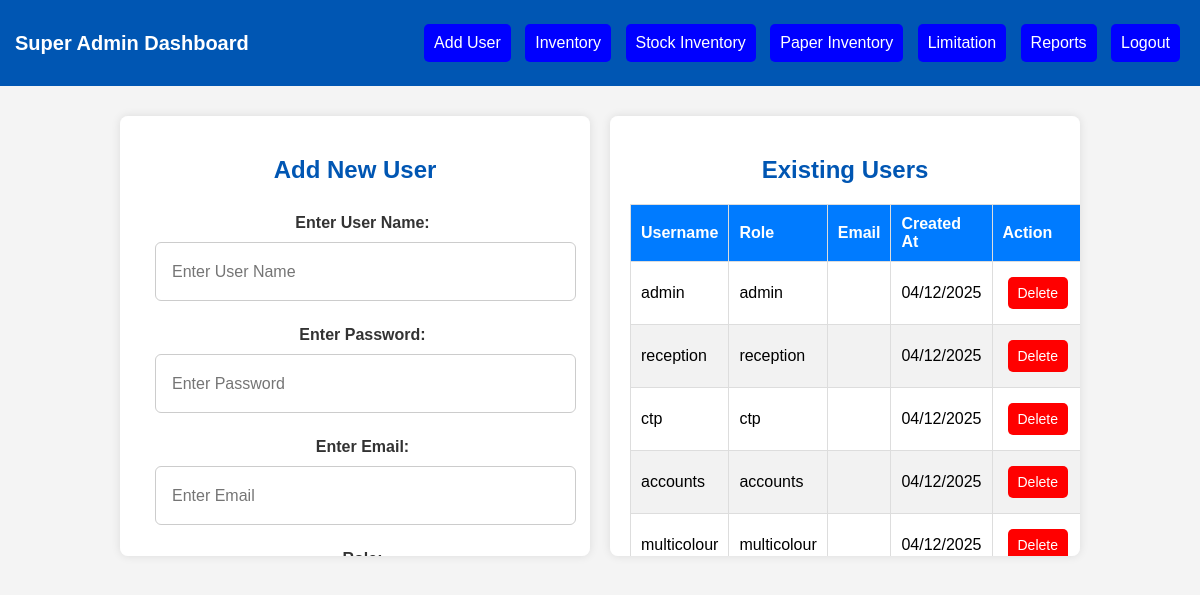
Screenshot of /dashboards/add_user.php with the database file from the repository.
### tables this page shows
CREATE TABLE `users` (
  `id` int NOT NULL,
  `username` varchar(50) NOT NULL,
  `password` varchar(50) NOT NULL,
  `email` varchar(255) DEFAULT NULL,
  `role` enum('admin','super_admin','reception','ctp','accounts','multicolour','delivery','dispatch','digital') NOT NULL,
  `created_at` timestamp NULL DEFAULT CURRENT_TIMESTAMP,
  `updated_at` timestamp NULL DEFAULT CURRENT_TIMESTAMP ON UPDATE CURRENT_TIMESTAMP,
  `active` tinyint(1) DEFAULT '1'
);

### dashboards/add_user.php (the view, shortened to what this page needs)
<?php
include '../database/db_connect.php';
$sql = "SELECT username, role, email, created_at FROM users WHERE role!='super_admin'";
$result = $conn->query($sql);
?>
<!DOCTYPE html>
<html lang="en">
<head>
    <link rel="stylesheet" href="../css/style.css">
</head>
<body>
<div class="navbar">
    <h2 class="brand">Super Admin Dashboard</h2>
    <div class="nav-buttons">
        <button onclick="location.href='add_user.php'">Add User</button>
        <button onclick="location.href='super_inventory.php'">Inventory</button>
        <button onclick="location.href='../dashboards/stock_inventory.php'">Stock Inventory</button>
        <button onclick="location.href='../dashboards/paper_inventory.php'">Paper Inventory</button>
        <button onclick="location.href='../dashboards/set_balance_limits.php'">Limitation</button>
        <button onclick="location.href='../dashboards/reports.php'">Reports</button>
        <button onclick="location.href='../auth/logout.php'">Logout</button>
    </div>
</div>
<div class="main-container">
    <div class="user-container">
        <h2>Add New User</h2>
        <form action="add_user.php" method="POST" class="form">
            <div class="form-group">
                <label for="username">Enter User Name:</label>
                <input type="text" name="username" id="username" placeholder="Enter User Name" required>
            </div>
            <div class="form-group">
                <label for="password">Enter Password:</label>
                <input type="text" name="password" id="password" placeholder="Enter Password" required>
            </div>
            <div class="form-group">
                <label for="email">Enter Email:</label>
                <input type="email" name="email" id="email" placeholder="Enter Email" required>
            </div>
            <div class="form-group">
                <label for="role">Role:</label>
            </div>
        </form>
    </div>
    <div class="user-container">
        <h2>Existing Users</h2>
        <table class="user-table">
            <thead>
                <tr>
                    <th>Username</th>
                    <th>Role</th>
                    <th>Email</th>
                    <th>Created At</th>
                    <th>Action</th>
                </tr>
            </thead>
            <tbody>
                <?php while ($row = $result->fetch_assoc()): ?>
                    <tr>
                        <td><?php echo htmlspecialchars($row['username']); ?></td>
                        <td><?php echo htmlspecialchars($row['role']); ?></td>
                        <td><?php echo htmlspecialchars($row['email']); ?></td>
                        <td><?php echo date("m/d/Y", strtotime($row['created_at'])); ?></td>
                        <td>
                            <form action="add_user.php" method="POST" onsubmit="return confirm('Are you sure you want to delete this user?');">
                                <button type="submit" name="delete_user" style="background-color:red;" class="delete-btn">Delete</button>
                            </form>
                        </td>
                    </tr>
                <?php endwhile; ?>
            </tbody>
        </table>
    </div>
</div>
</body>
</html>

### css/style.css (style rules this page uses)
body { font-family: Arial, sans-serif; margin: 0; padding: 0; background-color: #f4f4f4; text-align: center; }
.navbar { background-color: #0056b3; padding: 15px; display: flex; justify-content: space-between; align-items: center; color: white; }
.navbar .brand { font-size: 20px; font-weight: bold; }
.nav-buttons button { background-color: blue; color: white; padding: 10px; margin: 5px; border: none; cursor: pointer; font-size: 16px; border-radius: 5px; }
.form { display: flex; flex-direction: column; }
.form-group { display: flex; flex-direction: column; margin-bottom: 15px; }
.form-group label { font-weight: bold; margin-bottom: 5px; color: #333; margin-left:15px; }
.form-group input,input[type="number"],.invoice-details { width: 100%; max-width:90%; height:25px; padding: 16px; font-size: 16px; border: 1px solid #ccc; border-radius: 6px; margin-left:15px; }
.edit-btn, .delete-btn { border: none; padding: 8px 15px; border-radius: 5px; cursor: pointer; font-size: 14px; margin: 5px; width:auto; }
.delete-btn { background-color: red; color: white; height:32px; }
.main-container { display: flex; flex-direction:row; justify-content: space-between; align-items:stretch; max-width: 80%; margin: 30px auto; gap: 20px; }
.main-container h2 { text-align: center; color: #0056b3; margin-bottom: 20px; }
.user-container { width:100%; border-radius: 8px; padding:20px; box-shadow: 0 0 10px rgba(0, 0, 0, 0.1); background: white; height: 400px; overflow-y: auto; }
.delete-btn { width:auto; background: red; color: white; border: none; padding: 5px 10px; cursor: pointer; border-radius: 5px; }
.form-group { margin-top: 10px; }
select, input { margin-top: 5px; }

### dashboards/add_user.php (style rules this page uses)
.user-table { width: 100%; border-collapse: collapse; margin-top: 20px; }
.user-table th, .user-table td { border: 1px solid #ddd; padding: 10px; text-align: left; }
.user-table th { background-color: #007BFF; color: white; }
.user-table tr:nth-child(even) { background-color: #f2f2f2; }

### rows the page displays
users: username "admin", role "admin", created_at "04/12/2025"
users: username "reception", role "reception", created_at "04/12/2025"
users: username "ctp", role "ctp", created_at "04/12/2025"
users: username "accounts", role "accounts", created_at "04/12/2025"
users: username "multicolour", role "multicolour", created_at "04/12/2025"
